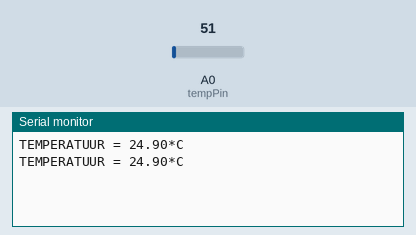
The sketch below on a simulated Arduino Uno, built with avr-gcc and run on an emulated ATmega328P. Shown: the last lines printed to the serial monitor. Inputs (shaded band) come from the test bench; at power-on: A0 (tempPin) = 51.

Above: at 1.8 s.
1.9 s: A0 (tempPin) set to 61
At 2.8 s:
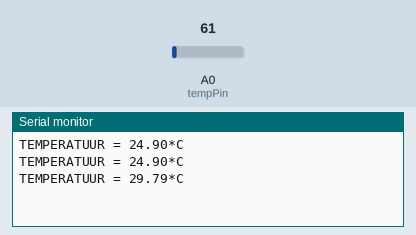
3.4 s: A0 (tempPin) set to 71
At 4.4 s:
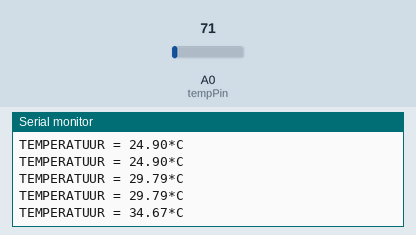
Timing chart, 0 to 6.4 s (numbered marks = the images above; inputs shaded):
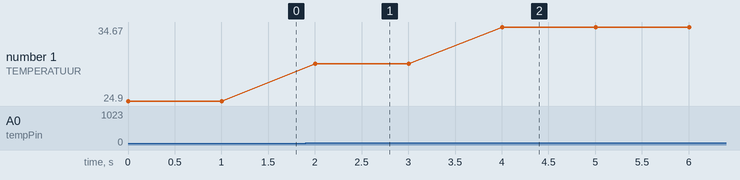

Measured:
- after the input at 1.9 s, the serial monitor: prints a new line after 0.10 s (image 1)
- after the input at 3.4 s, the serial monitor: prints a new line after 0.60 s (image 2)
- plotted number 1: 24.9 → 29.79 after the input at 1.9 s, 29.79 → 34.67 after the input at 3.4 s

The sketch:

Opdracht_4.ino
```cpp
float temperature;
int tempPin = 0;

void setup() {
   Serial.begin(9600);
}

void loop() {

   // Lees de temperatuurwaarde uit de analoge pin uit
   temperature = analogRead(tempPin);

   // Zet de temperatuurwaarde om in graden Celcius
   temperature = temperature * 0.48828125;

   Serial.print("TEMPERATUUR = ");
   Serial.print(temperature);
   Serial.print("*C");
   Serial.println();

   // Zet een vertraging van 1 seconde op het uitlezen van de temperatuur
   delay(1000);
}
```
